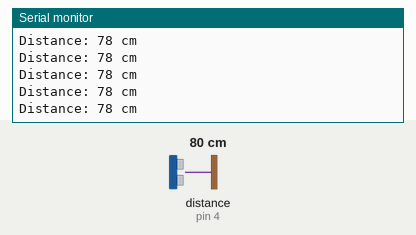
Recording of a sketch running on a simulated Arduino Nano, built with avr-gcc and run on an emulated ATmega328P. Shown: the last lines printed to the serial monitor. Wiring (inferred from the names in the program): ultrasonic range finder: trigger pin 5; echo pin 4. The inputs (shaded band) are chosen by the test bench; at power-on: distance to the obstacle (sensor on pin 4) 80 cm. The echo pulse lasts 58.3 µs per cm.

Above: at 1.2 s.
1.3 s: distance to the obstacle (sensor on pin 4) set to 2 cm
At 2.0 s:
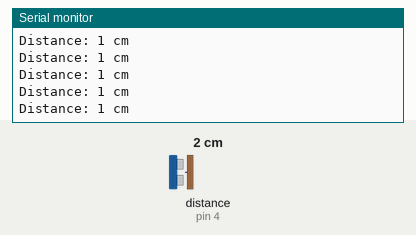
4.3 s: distance to the obstacle (sensor on pin 4) set to 120 cm
At 5.1 s:
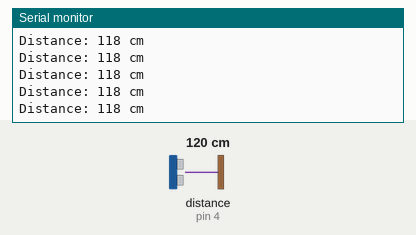
7.3 s: distance to the obstacle (sensor on pin 4) set to 4 cm
At 8.2 s:
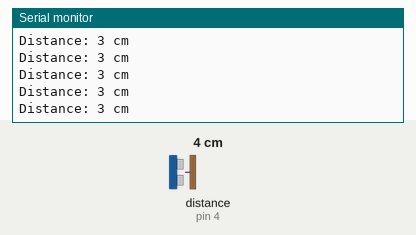
13.3 s: distance to the obstacle (sensor on pin 4) set to 250 cm
At 14.2 s:
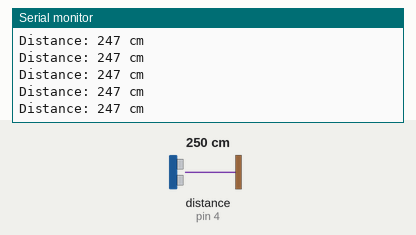
16.3 s: distance to the obstacle (sensor on pin 4) set to 18 cm
At 17.1 s:
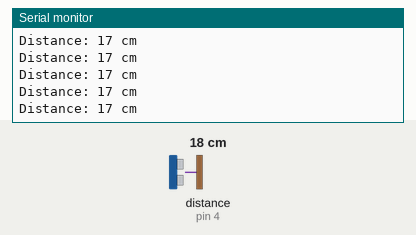
Timing chart, 0 to 19.3 s (numbered marks = the images above; inputs shaded):
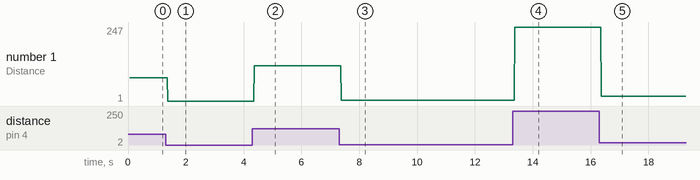

Measured:
- after the input at 1.3 s, the serial monitor: prints a new line after 0.08 s (image 1)
- after the input at 4.3 s, the serial monitor: prints a new line after 0.07 s (image 2)
- after the input at 7.3 s, the serial monitor: prints a new line after 0.07 s (image 3)
- after the input at 13.3 s, the serial monitor: prints a new line after 0.08 s (image 4)
- after the input at 16.3 s, the serial monitor: prints a new line after 0.07 s (image 5)
- plotted number 1: 78 → 1 after the input at 1.3 s, 1 → 118 after the input at 4.3 s, 118 → 3 after the input at 7.3 s, 3 → 247 after the input at 13.3 s, 247 → 17 after the input at 16.3 s

The sketch:

MEH_ultrasonic_test.ino
```cpp
// ---------------------------------------------------------------- //
// Arduino Ultrasoninc Sensor HC-SR04
// Re-writed by Arbi Abdul Jabbaar
// Using Arduino IDE 1.8.7
// Using HC-SR04 Module
// Tested on 17 September 2019
// ---------------------------------------------------------------- //

//#define echoPin 2 // attach pin D2 Arduino to pin Echo of HC-SR04
//#define trigPin 3 //attach pin D3 Arduino to pin Trig of HC-SR04

// defines variables
long duration; // variable for the duration of sound wave travel
int distance; // variable for the distance measurement

void setup() {
  pinMode(4, INPUT); // Sets the echoPin as an INPUT
  pinMode(5, OUTPUT); // Sets the trigPin as an OUTPUT

  Serial.begin(9600); // // Serial Communication is starting with 9600 of baudrate speed
  Serial.println("Ultrasonic Sensor HC-SR04 Test"); // print some text in Serial Monitor
  Serial.println("with Arduino NANO");
}
void loop() {
  // Clears the trigPin condition
  digitalWrite(5, LOW);
  delayMicroseconds(2);

  // Sets the trigPin HIGH (ACTIVE) for 10 microseconds
  digitalWrite(5, HIGH);
  delayMicroseconds(10);
  digitalWrite(5, LOW);

  // Reads the echoPin, returns the sound wave travel time in microseconds
  duration = pulseIn(4, HIGH);

  // Calculating the distance
  distance = duration * 0.034 / 2; // Speed of sound wave divided by 2 (go and back)

  // Displays the distance on the Serial Monitor
  Serial.print("Distance: ");
  Serial.print(distance);
  Serial.println(" cm");
}
```
